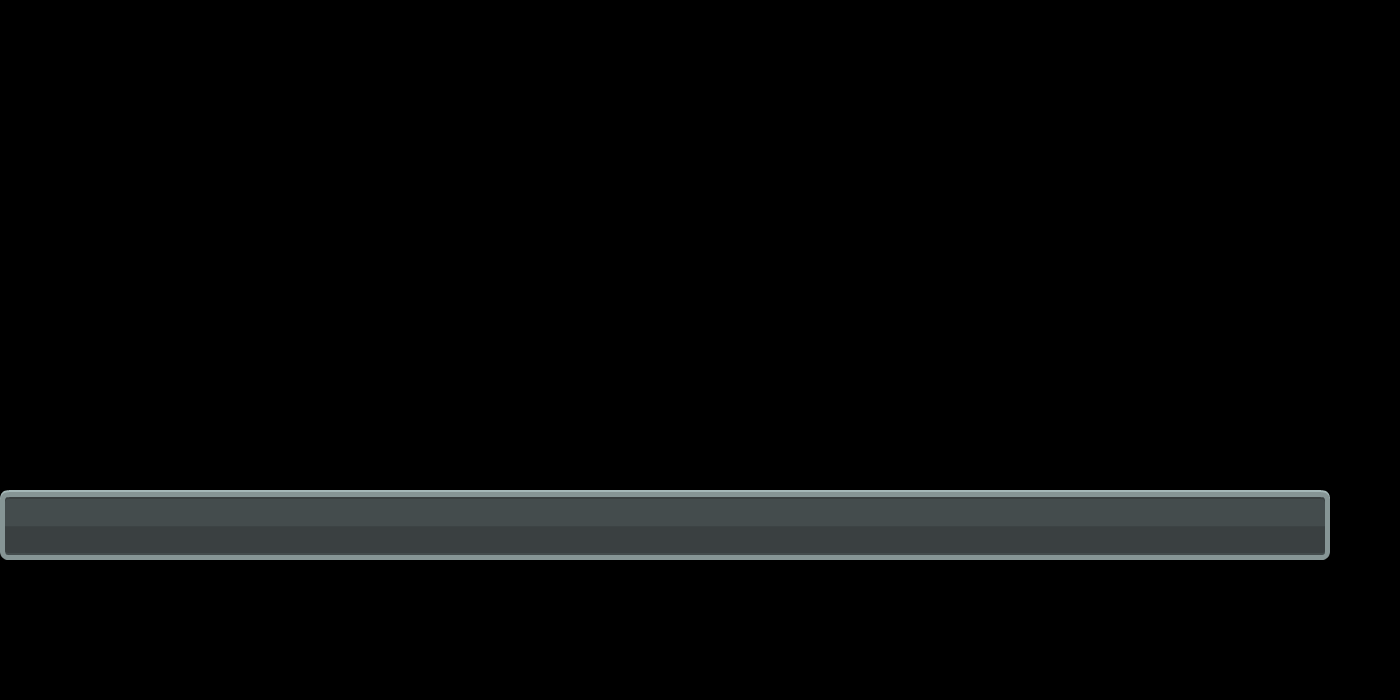

Tiled map render using the project's own tile images. Description and the map definition, with tile-layer contents summarised, below:
An orthogonal 20x10 tile map with 70x70 px tiles, 1 tile layer (Tile Layer 1) and 1 object.

<map version="1.8" tiledversion="1.8.2" orientation="orthogonal" renderorder="right-down" width="20" height="10" tilewidth="70" tileheight="70" infinite="0" nextlayerid="3" nextobjectid="2">
 <tileset firstgid="1" source="PlatformTiles.tsx" />
 <layer id="1" name="Tile Layer 1" width="20" height="10">
  <data>[200 cells, 19 non-empty, 3 distinct tile ids]</data>
 </layer>
 <objectgroup id="2" name="objects">
  <object id="1" x="0" y="490">
   <polygon points="0,0 0,70 1330,70 1330,0 0,0" />
  </object>
 </objectgroup>
</map>
